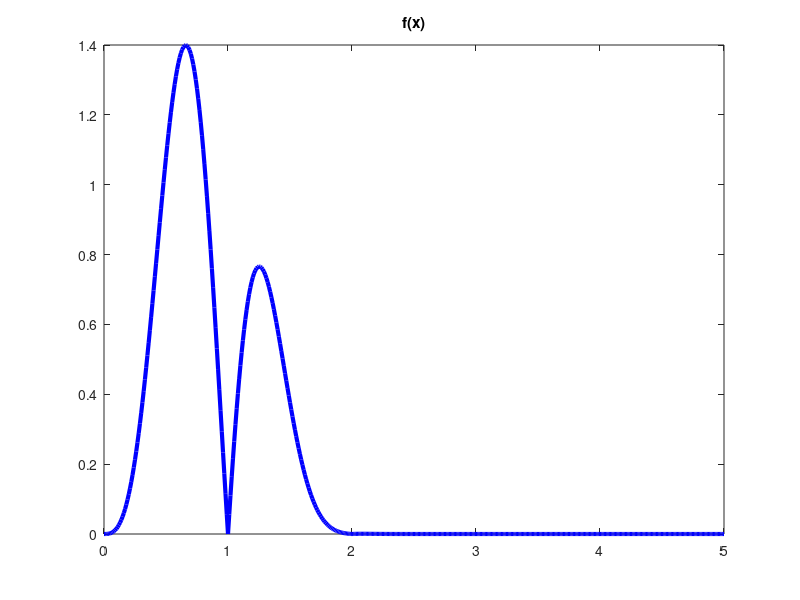
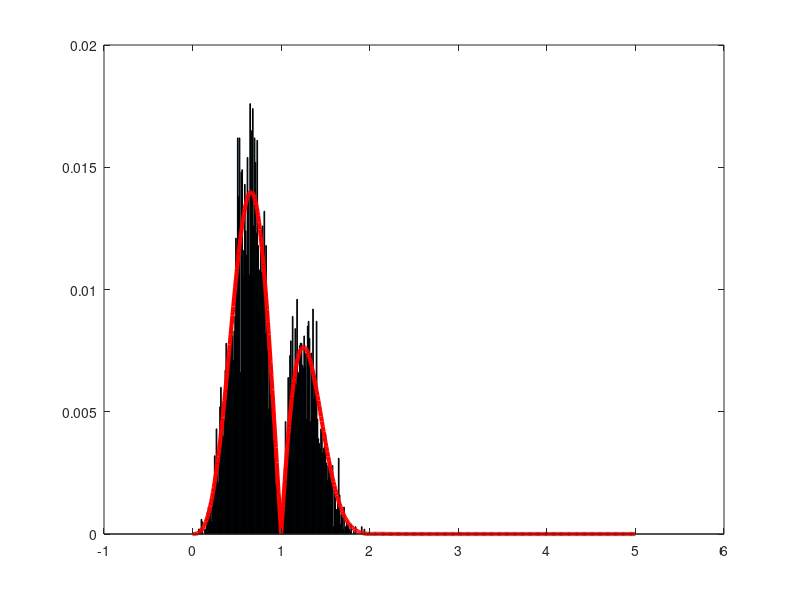

Reproduce these figures in MATLAB, in order.
clear all, close all;
 
f0 = inline('(x.^2).*abs(sin(pi.*x.^1)).*exp(-x.^3)','x')
 
c=quad(f0,0,5);
f=inline('(x.^2).*abs(sin(pi.*x.^1)).*exp(-x.^3)/d','x','d');
 
figure(1); % plot the density function f(x)
t=0:0.01:5;
N=length(t);
plot(t,f(t,c),'b','linewidth',3);
title('f(x)');
 
K=10000;
x=zeros(1,K);
x(1)=0.5; %initial
for k = 2:K
    y = exprnd(1);
    rho = min((f(y,c)*exp(-x(k-1)))/(f(x(k-1),c)*exp(-y)),1);
    U = rand;
    x(k) = y*(U < rho)+ x(k-1)*(U > rho);
        
    exp_x(k) = mean(x);
    var_x(k) = var(x);
end
 
exp_x = mean(x);
var_x = var(x);
 
h=histc(x,t)/K;
 
figure(2);
bar(t,h);
hold on;
plot(t,f(t,c)/sum(f(t,c)),'r','linewidth',3);
